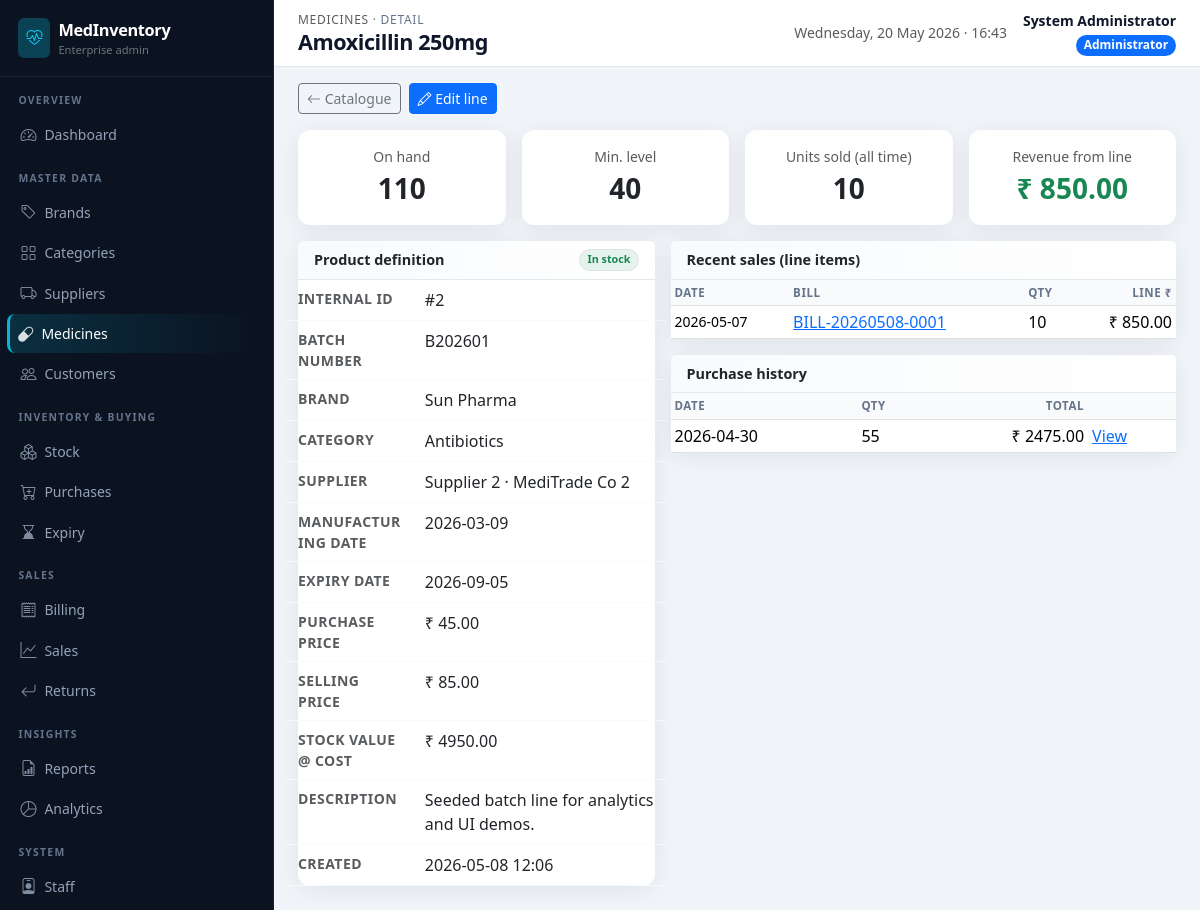
The app's page /admin/medicines/2 (signed in) with its own data.
### app/models.py (models this page shows, shortened)
class Medicine(db.Model):
    __tablename__ = "medicines"
    id = db.Column(db.Integer, primary_key=True)
    name = db.Column(db.String(160), nullable=False, index=True)
    brand_id = db.Column(db.Integer, db.ForeignKey("brands.id"), nullable=False)
    category_id = db.Column(db.Integer, db.ForeignKey("categories.id"), nullable=False)
    supplier_id = db.Column(db.Integer, db.ForeignKey("suppliers.id"), nullable=False)
    batch_number = db.Column(db.String(80), nullable=False, index=True)
    manufacturing_date = db.Column(db.Date, nullable=False)
    expiry_date = db.Column(db.Date, nullable=False, index=True)
    purchase_price = db.Column(db.Numeric(12, 2), nullable=False)
    selling_price = db.Column(db.Numeric(12, 2), nullable=False)
    quantity = db.Column(db.Integer, nullable=False, default=0)
    min_stock_level = db.Column(db.Integer, nullable=False, default=10)
    description = db.Column(db.Text)
    created_at = db.Column(db.DateTime, default=datetime.utcnow)
    bill_items = db.relationship("BillItem", backref="medicine", lazy="dynamic")
    purchase_lines = db.relationship("Purchase", backref="medicine", lazy="dynamic")

class User(UserMixin, db.Model):
    __tablename__ = "users"
    id = db.Column(db.Integer, primary_key=True)
    username = db.Column(db.String(80), unique=True, nullable=False, index=True)
    password_hash = db.Column(db.String(256), nullable=False)
    full_name = db.Column(db.String(120), nullable=False)
    email = db.Column(db.String(120))
    phone = db.Column(db.String(32))
    role = db.Column(db.String(20), nullable=False, default="staff")  # admin | staff
    is_active = db.Column(db.Boolean, default=True)
    created_at = db.Column(db.DateTime, default=datetime.utcnow)
    bills = db.relationship("Bill", backref="staff", lazy="dynamic")
    returns = db.relationship("MedicineReturn", backref="staff", lazy="dynamic")

class Brand(db.Model):
    __tablename__ = "brands"
    id = db.Column(db.Integer, primary_key=True)
    name = db.Column(db.String(120), unique=True, nullable=False, index=True)
    description = db.Column(db.Text)
    medicines = db.relationship("Medicine", backref="brand", lazy="dynamic")

class Category(db.Model):
    __tablename__ = "categories"
    id = db.Column(db.Integer, primary_key=True)
    name = db.Column(db.String(120), unique=True, nullable=False, index=True)
    description = db.Column(db.Text)
    medicines = db.relationship("Medicine", backref="category", lazy="dynamic")

class BillItem(db.Model):
    __tablename__ = "bill_items"
    id = db.Column(db.Integer, primary_key=True)
    bill_id = db.Column(db.Integer, db.ForeignKey("bills.id"), nullable=False)
    medicine_id = db.Column(db.Integer, db.ForeignKey("medicines.id"), nullable=False)
    quantity = db.Column(db.Integer, nullable=False)
    unit_price = db.Column(db.Numeric(12, 2), nullable=False)
    unit_cost = db.Column(db.Numeric(12, 2), nullable=False)
    line_total = db.Column(db.Numeric(14, 2), nullable=False)

class Bill(db.Model):
    __tablename__ = "bills"
    id = db.Column(db.Integer, primary_key=True)
    bill_number = db.Column(db.String(40), unique=True, nullable=False, index=True)
    customer_id = db.Column(db.Integer, db.ForeignKey("customers.id"), nullable=False)
    staff_id = db.Column(db.Integer, db.ForeignKey("users.id"), nullable=False)
    created_at = db.Column(db.DateTime, default=datetime.utcnow, index=True)
    discount_percent = db.Column(db.Numeric(5, 2), default=Decimal("0"))
    tax_percent = db.Column(db.Numeric(5, 2), default=Decimal("0"))
    subtotal = db.Column(db.Numeric(14, 2), default=Decimal("0"))
    discount_amount = db.Column(db.Numeric(14, 2), default=Decimal("0"))
    tax_amount = db.Column(db.Numeric(14, 2), default=Decimal("0"))
    grand_total = db.Column(db.Numeric(14, 2), default=Decimal("0"))
    notes = db.Column(db.Text)
    items = db.relationship("BillItem", backref="bill", lazy="dynamic", cascade="all, delete-orphan")
    returns = db.relationship("MedicineReturn", backref="bill", lazy="dynamic")

class Purchase(db.Model):
    __tablename__ = "purchases"
    id = db.Column(db.Integer, primary_key=True)
    supplier_id = db.Column(db.Integer, db.ForeignKey("suppliers.id"), nullable=False)
    medicine_id = db.Column(db.Integer, db.ForeignKey("medicines.id"), nullable=True)
    medicine_name = db.Column(db.String(160))
    batch_number = db.Column(db.String(80))
    quantity = db.Column(db.Integer, nullable=False)
    purchase_price = db.Column(db.Numeric(12, 2), nullable=False)
    purchase_date = db.Column(db.Date, nullable=False, index=True)
    total_amount = db.Column(db.Numeric(14, 2), nullable=False)

### app/admin_routes.py (the view)
@admin_bp.route("/medicines/<int:mid>")
@login_required
@admin_required
def medicine_detail(mid):
    m = Medicine.query.get_or_404(mid)
    units_sold = (
        db.session.query(func.coalesce(func.sum(BillItem.quantity), 0))
        .filter(BillItem.medicine_id == m.id)
        .scalar()
        or 0
    )
    revenue = (
        db.session.query(func.coalesce(func.sum(BillItem.line_total), 0))
        .filter(BillItem.medicine_id == m.id)
        .scalar()
        or 0
    )
    recent_items = (
        BillItem.query.filter_by(medicine_id=m.id)
        .join(Bill)
        .order_by(Bill.created_at.desc())
        .limit(15)
        .all()
    )
    purchase_rows = (
        m.purchase_lines.order_by(Purchase.purchase_date.desc()).limit(20).all()
    )
    stock_value = (m.quantity or 0) * (m.purchase_price or 0)
    return render_template(
        "admin/medicine_detail.html",
        medicine=m,
        units_sold=units_sold,
        revenue=revenue,
        stock_value=stock_value,
        recent_items=recent_items,
        purchase_rows=purchase_rows,
    )

### app/templates/admin/medicine_detail.html (shortened to what this page needs)
{% extends "admin/layout.html" %}
{% from "admin/_macros.html" import detail_row, badge_stock with context %}
{% block breadcrumb %}<a href="{{ url_for('admin.medicines') }}" class="text-muted text-decoration-none">Medicines</a> · Detail{% endblock %}
{% block page_title %}{{ medicine.name }}{% endblock %}
{% block content %}
<div class="d-flex flex-wrap gap-2 mb-3">
  <a href="{{ url_for('admin.medicines') }}" class="btn btn-outline-secondary btn-sm"><i class="bi bi-arrow-left"></i> Catalogue</a>
  <a href="{{ url_for('admin.medicine_edit', mid=medicine.id) }}" class="btn btn-primary btn-sm"><i class="bi bi-pencil"></i> Edit line</a>
</div>
<div class="row g-3 mb-3">
  <div class="col-md-3"><div class="card card-soft p-3 text-center"><div class="text-muted small">On hand</div><div class="fs-3 fw-bold">{{ medicine.quantity }}</div></div></div>
  <div class="col-md-3"><div class="card card-soft p-3 text-center"><div class="text-muted small">Min. level</div><div class="fs-3 fw-bold">{{ medicine.min_stock_level }}</div></div></div>
  <div class="col-md-3"><div class="card card-soft p-3 text-center"><div class="text-muted small">Units sold (all time)</div><div class="fs-3 fw-bold">{{ units_sold }}</div></div></div>
  <div class="col-md-3"><div class="card card-soft p-3 text-center"><div class="text-muted small">Revenue from line</div><div class="fs-3 fw-bold text-success">₹ {{ '%.2f'|format(revenue|float) }}</div></div></div>
</div>
<div class="row g-3">
  <div class="col-lg-5">
    <div class="card card-soft detail-card">
      <div class="card-header d-flex justify-content-between"><span>Product definition</span>{{ badge_stock(medicine) }}</div>
      <div class="card-body p-0">
        {{ detail_row("Internal ID", "#" ~ medicine.id) }}
        {{ detail_row("Batch number", medicine.batch_number) }}
        {{ detail_row("Brand", medicine.brand.name) }}
        {{ detail_row("Category", medicine.category.name) }}
        {{ detail_row("Supplier", medicine.supplier.name ~ ' · ' ~ (medicine.supplier.company_name or '—')) }}
        {{ detail_row("Manufacturing date", medicine.manufacturing_date) }}
        {{ detail_row("Expiry date", medicine.expiry_date) }}
        {{ detail_row("Purchase price", "₹ " ~ '%.2f'|format(medicine.purchase_price|float)) }}
        {{ detail_row("Selling price", "₹ " ~ '%.2f'|format(medicine.selling_price|float)) }}
        {{ detail_row("Stock value @ cost", "₹ " ~ '%.2f'|format(stock_value|float)) }}
        {{ detail_row("Description", medicine.description or "—") }}
        {{ detail_row("Created", medicine.created_at.strftime('%Y-%m-%d %H:%M') if medicine.created_at else "—") }}
      </div>
    </div>
  </div>
  <div class="col-lg-7">
    <div class="card card-soft detail-card mb-3">
      <div class="card-header">Recent sales (line items)</div>
      <div class="table-responsive">
        <table class="table table-sm mb-0"><thead><tr><th>Date</th><th>Bill</th><th>Qty</th><th class="text-end">Line ₹</th></tr></thead>
        <tbody>
          {% for li in recent_items %}<tr><td class="small">{{ li.bill.created_at.strftime('%Y-%m-%d') }}</td><td><a href="{{ url_for('admin.bill_detail', bid=li.bill_id) }}">{{ li.bill.bill_number }}</a></td><td>{{ li.quantity }}</td><td class="text-end">₹ {{ '%.2f'|format(li.line_total|float) }}</td></tr>
          {% else %}<tr><td colspan="4" class="text-muted p-3">No sales yet.</td></tr>{% endfor %}
        </tbody></table>
      </div>
    </div>
    <div class="card card-soft detail-card">
      <div class="card-header">Purchase history</div>
      <div class="table-responsive">
        <table class="table table-sm mb-0"><thead><tr><th>Date</th><th>Qty</th><th class="text-end">Total</th><th></th></tr></thead>
        <tbody>
          {% for p in purchase_rows %}<tr><td>{{ p.purchase_date }}</td><td>{{ p.quantity }}</td><td class="text-end">₹ {{ '%.2f'|format(p.total_amount|float) }}</td><td><a href="{{ url_for('admin.purchase_detail', pid=p.id) }}">View</a></td></tr>
          {% else %}<tr><td colspan="4" class="text-muted p-3">No purchases.</td></tr>{% endfor %}
        </tbody></table>
      </div>
    </div>
  </div>
</div>
{% endblock %}

### app/templates/admin/layout.html (shortened to what this page needs)
{% extends "base.html" %}
{% block body %}
<div class="admin-shell d-flex">
  <aside class="sidebar-admin no-print d-none d-lg-block">
    <div class="brand-block">
      <div class="d-flex align-items-center gap-2 text-white">
        <span class="rounded-2 bg-info bg-opacity-25 d-flex p-2"><i class="bi bi-heart-pulse text-info"></i></span>
        <div>
          <div class="product-name fw-bold">MedInventory</div>
          <div class="small text-secondary" style="font-size:0.7rem;">Enterprise admin</div>
        </div>
      </div>
    </div>
    <nav class="nav flex-column pb-4">
      <div class="nav-section-label">Overview</div>
      <a class="nav-link {% if request.endpoint == 'admin.dashboard' %}active{% endif %}" href="{{ url_for('admin.dashboard') }}"><i class="bi bi-speedometer2"></i> Dashboard</a>
      <div class="nav-section-label">Master data</div>
      <a class="nav-link {% if request.endpoint in ['admin.brands','admin.brand_detail','admin.brand_new','admin.brand_edit'] %}active{% endif %}" href="{{ url_for('admin.brands') }}"><i class="bi bi-tag"></i> Brands</a>
      <a class="nav-link " href="{{ url_for('admin.categories') }}"><i class="bi bi-grid"></i> Categories</a>
      <a class="nav-link {% if request.endpoint in ['admin.suppliers','admin.supplier_detail','admin.supplier_new','admin.supplier_edit'] %}active{% endif %}" href="{{ url_for('admin.suppliers') }}"><i class="bi bi-truck"></i> Suppliers</a>
      <a class="nav-link {% if request.endpoint in ['admin.medicines','admin.medicine_detail','admin.medicine_new','admin.medicine_edit'] %}active{% endif %}" href="{{ url_for('admin.medicines') }}"><i class="bi bi-capsule"></i> Medicines</a>
      <a class="nav-link " href="{{ url_for('admin.customers') }}"><i class="bi bi-people"></i> Customers</a>
      <div class="nav-section-label">Inventory &amp; buying</div>
      <a class="nav-link {% if 'stock' in (request.endpoint or '') %}active{% endif %}" href="{{ url_for('admin.stock_index') }}"><i class="bi bi-boxes"></i> Stock</a>
      <a class="nav-link " href="{{ url_for('admin.purchases') }}"><i class="bi bi-cart-plus"></i> Purchases</a>
      <a class="nav-link {% if request.endpoint == 'admin.expiry_index' %}active{% endif %}" href="{{ url_for('admin.expiry_index') }}"><i class="bi bi-hourglass-bottom"></i> Expiry</a>
      <div class="nav-section-label">Sales</div>
      <a class="nav-link {% if 'billing' in (request.endpoint or '') %}active{% endif %}" href="{{ url_for('admin.billing_list') }}"><i class="bi bi-receipt"></i> Billing</a>
      <a class="nav-link {% if request.endpoint in ['admin.sales','admin.sales_medicine_wise','admin.sales_daily','admin.sales_monthly'] %}active{% endif %}" href="{{ url_for('admin.sales') }}"><i class="bi bi-graph-up"></i> Sales</a>
      <a class="nav-link {% if 'returns' in (request.endpoint or '') %}active{% endif %}" href="{{ url_for('admin.returns_list') }}"><i class="bi bi-arrow-return-left"></i> Returns</a>
      <div class="nav-section-label">Insights</div>
      <a class="nav-link" href="{{ url_for('admin.reports', name='stock') }}"><i class="bi bi-file-earmark-bar-graph"></i> Reports</a>
      <a class="nav-link {% if request.endpoint == 'admin.analytics' %}active{% endif %}" href="{{ url_for('admin.analytics') }}"><i class="bi bi-pie-chart"></i> Analytics</a>
      <div class="nav-section-label">System</div>
      <a class="nav-link " href="{{ url_for('admin.staff_users') }}"><i class="bi bi-person-badge"></i> Staff</a>
    </nav>
  </aside>
  <div class="main-with-sidebar flex-grow-1">
    <header class="topbar d-flex flex-wrap justify-content-between align-items-center gap-2 no-print">
      <div class="d-flex align-items-center gap-2">
        <div>
          <div class="admin-breadcrumb">{% block breadcrumb %}Administration{% endblock %}</div>
          <h1 class="admin-page-title mb-0">{% block page_title %}Console{% endblock %}</h1>
        </div>
      </div>
      <div class="d-flex align-items-center gap-3 text-end">
        <div class="d-none d-md-block small text-muted">{{ moment or '' }}</div>
        <div>
          <div class="fw-semibold small">{{ current_user.full_name }}</div>
          <span class="badge text-bg-primary rounded-pill">Administrator</span>
        </div>
      </div>
    </header>
    <main class="p-4 pt-3">
      {% block content %}{% endblock %}
    </main>
  </div>
</div>
{% endblock %}

### app/templates/admin/_macros.html (shortened to what this page needs)
{% macro badge_stock(m) %}
  {% if m.quantity == 0 %}
    <span class="badge rounded-pill text-bg-secondary">Out of stock</span>
  {% elif m.expiry_date < today %}
    <span class="badge rounded-pill text-bg-danger">Expired</span>
  {% elif m.quantity <= m.min_stock_level %}
    <span class="badge rounded-pill text-bg-warning text-dark">Low stock</span>
  {% else %}
    <span class="badge rounded-pill bg-success bg-opacity-10 text-success border">In stock</span>
  {% endif %}
{% endmacro %}
{% macro detail_row(label, value) %}
<div class="row py-2 border-bottom border-light">
  <div class="col-sm-4 text-muted small fw-semibold text-uppercase" style="letter-spacing:0.03em">{{ label }}</div>
  <div class="col-sm-8">{{ value }}</div>
</div>
{% endmacro %}

### records on screen
Medicine: name "Amoxicillin 250mg", quantity "110", min_stock_level "40", batch_number "B202601 2026-03-09 2026-09-05 Seeded batch line for analytics and UI demos."
User: full_name "System Administrator"
Brand: name "Sun Pharma"
Category: name "Antibiotics"
BillItem: bill.created_at "2026-05-07", bill.bill_number "BILL-20260508-0001", quantity "10", line_total "850.00"
Purchase: purchase_date "2026-04-30", quantity "55", total_amount "2475.00"

### other values on screen
{{ units_sold }} "10"
{{ '%.2f'|format(revenue|float) }} "850.00"
{{ label }} "INTERNAL ID BATCH NUMBER BRAND CATEGORY SUPPLIER MANUFACTURING DATE EXPIRY DATE PURCHASE PRICE SELLING PRICE STOCK VALUE @ COST DESCRIPTION CREATED"
{{ value }} "#2 Supplier 2 · MediTrade Co 2 ₹ 45.00 ₹ 85.00 ₹ 4950.00 2026-05-08 12:06"
